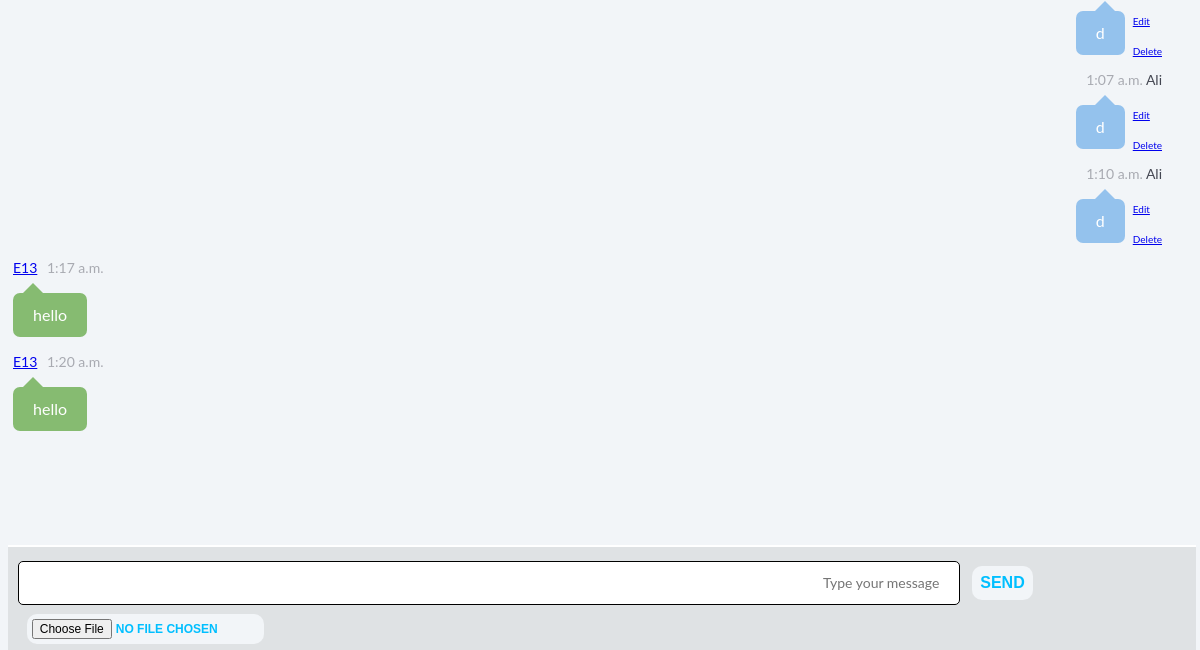
The page /chat/1/ (signed in, lower part) on the database as committed earlier.
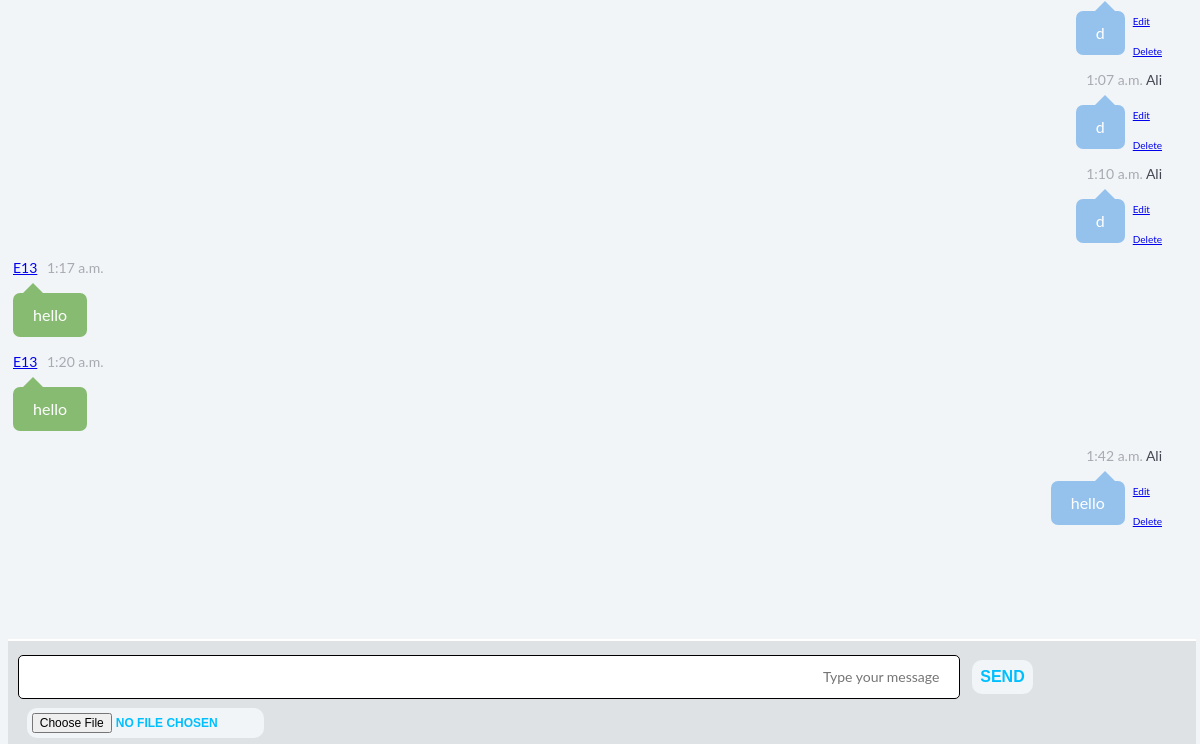
The same page on the database as committed later.
### chat/models.py (models this page shows, shortened)
class Chat(models.Model):
    user        = models.ForeignKey(User, null=True, on_delete=models.SET_NULL)
    message     = models.TextField(null=True, blank=True)
    roomid      = models.ForeignKey(Room, blank=True, null=True, on_delete=models.SET_NULL)
    datetime    = models.DateTimeField(blank=True)
    unread      = models.BooleanField(default=False)
    image       = models.ImageField(upload_to='images/', null=True)
    def get_url_edit(self):
        return reverse("chat_edit", kwargs={"msg_id" : self.id, "room_id" : self.roomid_id})
    def get_url_delete(self):
        return reverse("chat_delete", kwargs={"msg_id" : self.id, "room_id" : self.roomid_id})

### chat/views.py (the view)
# urls.py: path('<int:room_id>/', chat_view, name="chat"),
@login_required()
def chat_view(request, room_id):
    print(request.user.username + " Visited PublicChat ")
    if request.method == "POST":
        form = SendMessageModelForm(request.POST, request.FILES)
        if form.is_valid():
            object              = form.save(commit=False)
            object.user         = request.user
            object.datetime     = datetime.now()
            object.roomid_id    = room_id
            object.unread       = True
            if not (form.cleaned_data.get("message") == '' and form.cleaned_data.get("image") is None):
                print(request.user.username + " Send Message To PublicChat ---> " + form.cleaned_data.get("message"))
                object.save()
        form = SendMessageModelForm()
    else:
        form = SendMessageModelForm(request.FILES)
    obj = Chat.objects.filter(roomid_id = room_id).order_by('datetime')
    for i in obj:
        i.time = i.datetime.time()
        try:
            i.firstChar = i.message[0]
        except:
            i.firstChar = ''
    pv_list = Navbar.pv_list(request)
    sum_unreads = Navbar.sum_unreads(pv_list)
    context = {
        "obj": obj,
        "form": form,
        "tool_2": tool_2,
        "pv_list": pv_list,
        "user": request.user,
        "sum_unreads" : sum_unreads,
    }
    return render(request, "chat.html", context)

### chat/forms.py
class SendMessageModelForm(forms.ModelForm):
    message = forms.CharField(label='', required=False, widget=forms.Textarea(
            attrs={
                "placeholder": "Type your message",
                "rows" : "1",
                "dir" : "rtl",
                "id" : "textarea",
            }
        )
    )
    image = forms.ImageField(label='', required=False)
    class Meta:
        model = Chat
        fields = [
            'message',
            'image',
        ]
    def clean_message(self):
        message = self.cleaned_data.get("message")
        message_tmp = message.lower()
        msg = message_tmp.split()
        for i in tool_1.Curse:
            if i.lower() in msg:
                raise forms.ValidationError("PLS BE POLITE")
        return message

### chat/views.py (called while the page is built)
    def sum_unreads(pv_list):
        sum_unreads = 0
        for i in pv_list:
            sum_unreads = sum_unreads + i.unread            # Kolle PM Haye Unread Ro Hesab Mikone
        return sum_unreads

### chat/templates/chat.html (shortened to what this page needs)
{% load static %}
<html>
        <link rel="stylesheet" type="text/css" href="{% static 'newChat.css' %}">
        <link rel="stylesheet" type="text/css" href="{% static 'navbar.css' %}">
        <link rel="stylesheet" href="https://cdnjs.cloudflare.com/ajax/libs/font-awesome/4.7.0/css/font-awesome.min.css">
    <body id="chat-history">
     <div>
        <div class="chat">
            <div class="chat-history">
              <ul>
                {% for i in obj %}
                    {% if user == i.user %}
                        {% if i.firstChar in tool_2.alphabet %}
                            <li id={{ forloop.counter }} class="clearfix">
                              <div class="message-data align-right">
                                <span class="message-data-time">{{ i.time }}</span>
                                <span class="message-data-name">{{i.user.username}}</span>
                              </div>
                              <div class="float-right" style="font-size:10px; margin-right:0px; margin-left: 8px">
                                <div><a href="{{ i.get_url_edit }}">Edit</a></div>
                                <div style="margin-top:10px"><a href="{{ i.get_url_delete }}">Delete</a></div>
                              </div>
                                {% if i.image %}
                                  <div class="message other-message float-right" style="padding:5px">
                                    <a href="{{ i.image.url }}" target="_blank"><img src="{{ i.image.url }}" style="max-height: 500px; max-width:100%"/></a>
                                    {{ i.message }}
                                  </div>
                                {% else %}
                                    <div class="message other-message float-right">
                                {{ i.message }}
                                    </div>
                                {% endif%}
                            </li>
                        {% endif %}
                    {% else %}
                        {% if i.firstChar in tool_2.alphabet %}
                            <li id={{ forloop.counter }}>
                              <div class="message-data">
                                  <span><a href="/profile/{{i.user.username}}" class="message-data-name">{{i.user.username}}</a></span>
                                <span class="message-data-time">{{ i.time }}</span>
                              </div>
                                {% if i.image %}
                                  <div class="message my-message" style="padding:5px">
                                    <a href="{{ i.image.url }}" target="_blank"><img src="{{ i.image.url }}" style="max-height: 500px; max-width:100%"/></a>
                                    {{ i.message }}
                                  </div>
                                {% else %}
                                    <div class="message my-message">
                                {{ i.message }}
                                    </div>
                                {% endif%}
                            </li>
                        {% endif %}
                    {% endif %}
                {% endfor %}
                  <div class="emptyPlace"></div>
              </ul>
            </div>
        <div class="chat-message clearfix">
            <form method="POST" enctype="multipart/form-data">{% csrf_token %}
                {{ form.as_p }}
                <input id="send" type="submit" value="Send">
            </form>
        </div>
    </body>
</html>

Rows that differ between the two databases and show on the page:
added Chat: time "1:42 a.m.", user.username "Ali", message "hello"
